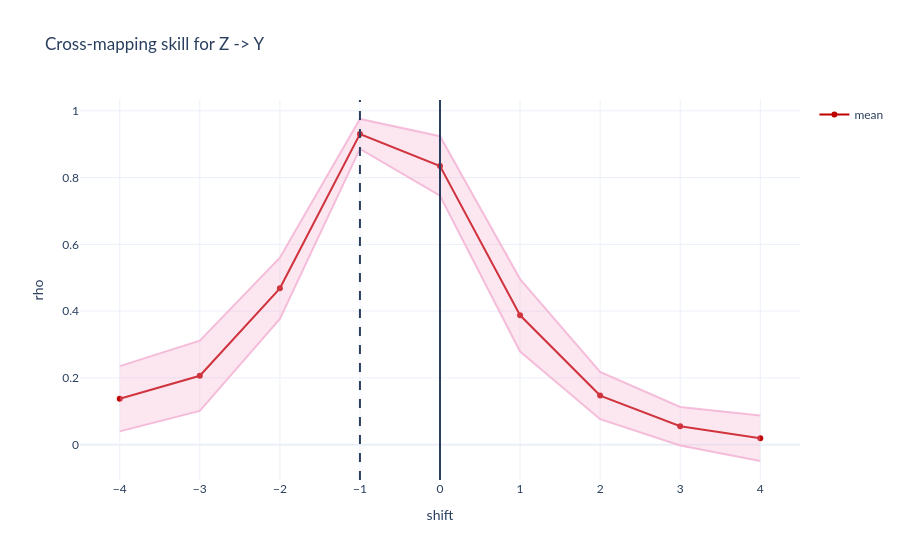

Notebook cell for this chart:
### Markdown cell above
# Z -> Y

### Code cell
shifts = torch.arange(-4, 4 + 1, 1)
print(shifts)

# fix filter
k = 2 # 2 best
sig_filter = torch.ones(size = (k, )).to(device)

noise_scalar = torch.tensor([0.05], device = device)

rho_s = torch.zeros(size = (shifts.shape[0], 2))

for i, s in enumerate(shifts):
    print(s.item())

    y_embeddings, x_gt = embed(filter = sig_filter, 
                           y = y_norm.to(device), # Testing Z -> Y
                           x = z_norm.to(device),
                           max_pos_offset = s, 
                           device = device)
    
    # N now changes slightly
    N = y_embeddings.shape[0]
    E = y_embeddings.shape[1]

    l_train_masks = generate_mask_tensor(N, 100)

    rho_l = torch.empty(size = (1, 0)).to(device)

    for l in range(N):   
        rho, nlml = GP_ccm_sig(
                y_embeddings_train = y_embeddings[l_train_masks[l]].unsqueeze(-1).to(device),
                y_embeddings_test = y_embeddings[ ~ l_train_masks[l]].unsqueeze(-1).to(device),
                x_train = x_gt[l_train_masks[l]].to(device),
                x_test = x_gt[ ~ l_train_masks[l]].to(device),
                noise = noise_scalar,
                rbf_sigma = 0.2, # 0.2 is good
                device = device)
                
        rho_l = torch.concat((rho_l, rho.unsqueeze(0).unsqueeze(0)), dim = 1)
     
    rho_s[i, 0] = rho_l.mean()
    rho_s[i, 1] = rho_l.std()


fig = go.Figure()

fig.add_trace(go.Scatter(x = -shifts, y = rho_s[:, 0], # reversing the meaning of x
                    mode = 'lines+markers',
                    name = 'mean',
                    line_color = "#C00000"))

fig.add_trace(go.Scatter(
    name = "",
    x = - shifts,
    y = rho_s[:, 0] + rho_s[:, 1].mul(1),
    marker = dict(color = 'rgba(243, 176, 210, 0.8)'),
    showlegend = False,
    mode = 'lines'
))

fig.add_trace(go.Scatter(
    name = "",
    x = - shifts,
    y = rho_s[:, 0] - rho_s[:, 1].mul(1),
    marker = dict(color = 'rgba(243, 176, 210, 0.8)'),
    showlegend = False,
    mode = 'lines',
    fillcolor = 'rgba(243, 176, 210, 0.3)',
    fill = 'tonexty'
))

fig.add_vline(x = 0.)
fig.add_vline(x = -(k-1), line_dash = "dash")

fig.update_layout(title = 'Cross-mapping skill for Z -> Y',
                   xaxis_title = 'shift',
                   yaxis_title = 'rho')

fig.update_layout(template = "plotly_white")
fig.update_layout(font_family = "Lato")

fig.show()

### Figure 1 — Plotly figure (JSON) as saved in the notebook; plotly's stock layout.template omitted (floating-point values rounded to 4 significant figures)
{"data": [{"line": {"color": "#C00000"}, "mode": "lines+markers", "name": "mean", "type": "scatter", "x": [4, 3, 2, 1, 0, -1, -2, -3, -4], "y": [0.01936, 0.0552, 0.1471, 0.3876, 0.8349, 0.9307, 0.4684, 0.2064, 0.1376]}, {"marker": {"color": "rgba(243, 176, 210, 0.8)"}, "mode": "lines", "name": "", "showlegend": false, "type": "scatter", "x": [4, 3, 2, 1, 0, -1, -2, -3, -4], "y": [0.08759, 0.1129, 0.218, 0.4961, 0.924, 0.9756, 0.5601, 0.3115, 0.2354]}, {"fill": "tonexty", "fillcolor": "rgba(243, 176, 210, 0.3)", "marker": {"color": "rgba(243, 176, 210, 0.8)"}, "mode": "lines", "name": "", "showlegend": false, "type": "scatter", "x": [4, 3, 2, 1, 0, -1, -2, -3, -4], "y": [-0.04887, -0.002485, 0.07631, 0.2791, 0.7459, 0.8859, 0.3766, 0.1012, 0.03984]}], "layout": {"font": {"family": "Lato"}, "shapes": [{"type": "line", "x0": 0, "x1": 0, "xref": "x", "y0": 0, "y1": 1, "yref": "y domain"}, {"line": {"dash": "dash"}, "type": "line", "x0": -1, "x1": -1, "xref": "x", "y0": 0, "y1": 1, "yref": "y domain"}], "title": {"text": "Cross-mapping skill for Z -> Y"}, "xaxis": {"title": {"text": "shift"}}, "yaxis": {"title": {"text": "rho"}}}}
